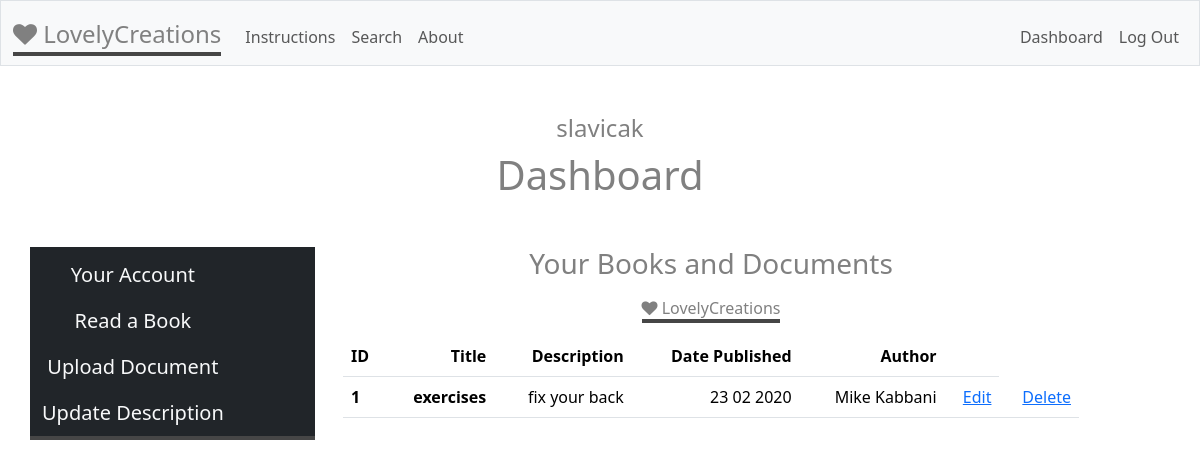
The app's page /dashboard (signed in) with its own data.
### tables this page shows
CREATE TABLE users(
    id INTEGER PRIMARY KEY AUTOINCREMENT NOT NULL, 
    username TEXT NOT NULL, 
    hash TEXT NOT NULL, 
    type TEXT NOT NULL
);

CREATE TABLE publish(
    user_id INTEGER NOT NULL,
    book_id INTEGER NOT NULL,
    timestamp DATETIME DEFAULT CURRENT_TIMESTAMP,
    FOREIGN KEY (book_id) REFERENCES books(id)
    ON DELETE CASCADE
);

CREATE TABLE books(
    id INTEGER PRIMARY KEY AUTOINCREMENT,
    file_id INTEGER UNIQUE,
    category_id INTEGER NULL,
    title TEXT NULL,
    description TEXT NULL,
    author TEXT NULL,
    date_published INTEGER,
    FOREIGN KEY (category_id) REFERENCES categories(id)
);

### app.py (the view, shortened to what this page needs)
@app.route("/dashboard")
@login_required
def dashboard():
    id = session["user_id"]
    type = db.execute("SELECT type FROM users WHERE id = ?", id)[0]["type"]
    username = db.execute("SELECT username FROM users WHERE id = ?", id)[0]["username"]
    if type == "publisher":
        published = db.execute("SELECT * FROM books INNER JOIN publish ON publish.book_id = books.id WHERE publish.user_id = ?", id)
        if not published:
            return render_template("dashboard.html", type=type, username=username)
        else:
            files = db.execute("SELECT * FROM files WHERE user_id = ?", id)
            return render_template("dashboard.html", type=type, username=username, published=published, files=files)

### app.py (called while the page is built)
@app.after_request
def after_request(response):
    response.headers["Cache-Control"] = "no-cache, no-store, must-revalidate"
    response.headers["Expires"] = 0
    response.headers["Pragma"] = "no-cache"
    return response

### helpers.py (called while the page is built)
def login_required(f):
    @wraps(f)
    def decorated_function(*args, **kwargs):
        if session.get("user_id") is None:
            return redirect("/login")
        return f(*args, **kwargs)
    return decorated_function

### templates/dashboard.html (shortened to what this page needs)
{% extends "layout.html" %}
{% block main %}
<h4>{{username}}</h4>
<h1 class="mb-5">Dashboard</h1>
<div class="row">
  <nav class="navbar navbar-brand bg-dark col-sm-3 mb-3">
    <div class="container-fluid">
      <ul class="navbar-nav">
        <li class="nav-item">
          <a class="nav-link  text-light" href="/account">Your Account</a>
        </li>
        <li class="nav-item">
          <a class="nav-link  text-light" href="/list_books">Read a Book</a>
        </li>
        {% if type == "publisher" %}
          <li class="nav-item">
            <a class="nav-link  text-light" href="/upload_file">Upload Document</a>
          </li>
          <li class="nav-item">
            <a class="nav-link  text-light" href="/update_desc">Update Description</a>
          </li>
        {% endif %}
      </ul>
    </div>
  </nav>
  <div class="col-lg-8">
    {% if type == "publisher" %}
    <h3>Your Books and Documents</h3>
          <table class="table">
            <thead>
                <tr>
                    <th class="text-start" scope="col">ID</th>
                    <th class="text-end" scope="col">Title</th>
                    <th class="text-end" scope="col">Description</th>
                    <th class="text-end" scope="col">Date Published</th>
                    <th class="text-end" scope="col">Author</th>
                    <th class="text-end" scope="col"></th>
                </tr>
            </thead>
            <tbody>
              {% if published %}
                    {% for books in published %}
                    <tr>
                        <th class="text-start">{{books["file_id"]}}</th>
                        <th class="text-end">{{books["title"]}}</th>
                        <td class="text-end">{{books["description"]}}</td>
                        <td class="text-end">{{books["date_published"]}}</td>
                        <td class="text-end">{{books["author"]}}</td>
                        {% if books["title"] %}
                        <td class="text-end"><a href="/edit_desc?book={{books['file_id']}}&cat={{ books['category_id']}}">Edit</a></td>
                        <td class="text-end"><a href="/delete_book?del_book={{books['file_id']}}">Delete</a></td>
                        {% endif %}
                      {% endfor %}
                  {% endif %}
    {% endif %}
      </div>
</div>
{% endblock %}

### templates/layout.html (shortened to what this page needs)
<!DOCTYPE html>
<html lang="en">
    <head>
        <link href="https://cdn.jsdelivr.net/npm/bootstrap@5.3.2/dist/css/bootstrap.min.css" rel="stylesheet">
        <link rel="stylesheet" href="https://cdnjs.cloudflare.com/ajax/libs/font-awesome/4.7.0/css/font-awesome.min.css">
        <link href="/static/styles.css" rel="stylesheet">
    </head>
    <body>
        <nav class="bg-light border navbar navbar-expand-md navbar-light">
            <div class="container-fluid">
                <a class="navbar-brand" href="/"><i class="fa fa-heart"></i>&nbsp;<span>LovelyCreations</span></a>
                <div class="collapse navbar-collapse" id="navbar">
                        <ul class="navbar-nav me-auto mt-2">
                            <li class="nav-item"><a class="nav-link" href="/instructions">Instructions</a></li>
                            <li class="nav-item"><a class="nav-link" href="/search">Search</a></li>
                            <li class="nav-item"><a class="nav-link" href="/about">About</a></li>
                        </ul>
                        {% if session["user_id"] %}
                        <ul class="navbar-nav ms-auto mt-2">
                            <li class="nav-item"><a class="nav-link" href="/dashboard">Dashboard</a></li>
                            <li class="nav-item"><a class="nav-link" href="/logout">Log Out</a></li>
                        </ul>
                    {% else %}
                        <ul class="navbar-nav ms-auto mt-2">
                            <li class="nav-item"><a class="nav-link" href="/register">Register</a></li>
                            <li class="nav-item"><a class="nav-link" href="/login">Log In</a></li>
                        </ul>
                    {% endif %}
                </div>
            </div>
        </nav>
        <main class="container py-5 text-center">
            {% block main %}{% endblock %}
        </main>
        <footer class="m-3">
            <div class="text-center"><a class="navbar-brand" href="/"><i class="fa fa-heart"></i>&nbsp;<span>LovelyCreations</span></a></div>
        </footer>
    </body>
</html>

### static/styles.css (style rules this page uses)
body { color:gray; }
nav .navbar-brand { font-size: x-large; color:gray; }
.navbar-brand { margin-left: 0; padding-bottom: 0; border-bottom: 4px solid #464646; }
.navbar { align-items: flex-start; }

### records on screen
users: username "slavicak"
publish: file_id "1", title "exercises", description "fix your back", date_published "23 02 2020", author "Mike Kabbani"
